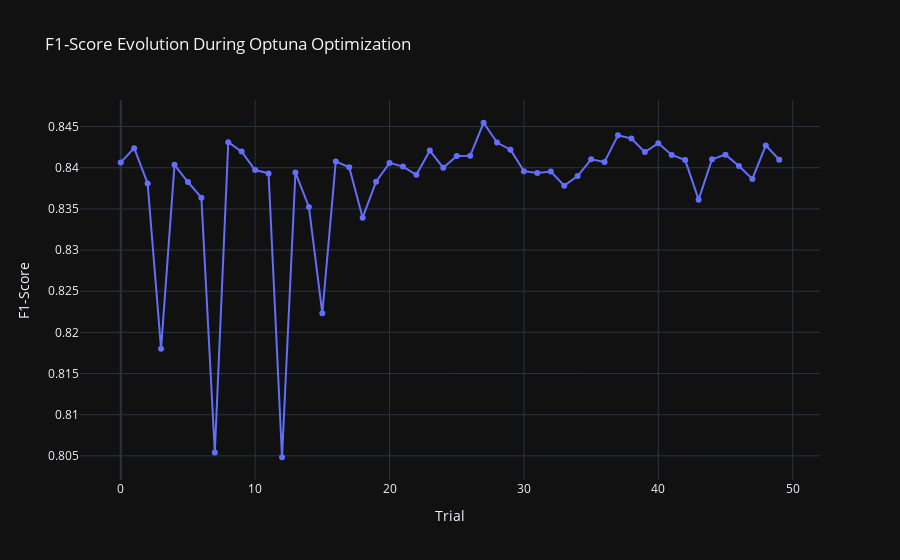

Write notebook code for a chart like this one.
### Code cell
visualizations['f1_score_evolution']

### Figure 1 — Plotly figure (JSON) as saved in the notebook; plotly's stock layout.template omitted (floating-point values rounded to 4 significant figures)
{"data": [{"mode": "lines+markers", "name": "F1-score", "type": "scatter", "x": [0, 1, 2, 3, 4, 5, 6, 7, 8, 9, 10, 11, 12, 13, 14, 15, 16, 17, 18, 19, 20, 21, 22, 23, 24, 25, 26, 27, 28, 29, 30, 31, 32, 33, 34, 35, 36, 37, 38, 39, 40, 41, 42, 43, 44, 45, 46, 47, 48, 49], "y": [0.8406, 0.8424, 0.8381, 0.818, 0.8404, 0.8383, 0.8364, 0.8054, 0.8431, 0.842, 0.8397, 0.8393, 0.8048, 0.8394, 0.8352, 0.8223, 0.8408, 0.8401, 0.8339, 0.8383, 0.8406, 0.8401, 0.8391, 0.8421, 0.84, 0.8414, 0.8414, 0.8455, 0.8431, 0.8422, 0.8396, 0.8393, 0.8395, 0.8378, 0.839, 0.841, 0.8407, 0.8439, 0.8436, 0.8419, 0.843, 0.8415, 0.8409, 0.8361, 0.841, 0.8416, 0.8402, 0.8386, 0.8427, 0.841]}], "layout": {"title": {"text": "F1-Score Evolution During Optuna Optimization"}, "xaxis": {"title": {"text": "Trial"}}, "yaxis": {"title": {"text": "F1-Score"}}}}
